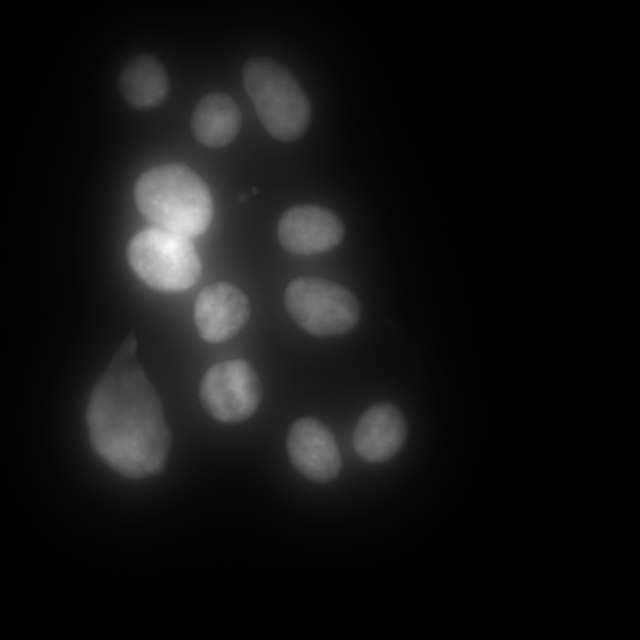
%> input picture project/data/CMV_smFISH/DAPI/DAPI_B.tif, 1280 x 1280 px (shown at 1/2 size)
$ octave image_B.m   (GNU Octave 9; MATLAB toolbox functions it lacks are replaced by stand-ins)
%> lines starting %> are read from the running program, lines starting %| are printed output that depends on the picture; in (x1, y1, x2, y2) boxes, pixels count from 0 and x2, y2 are one past the last pixel; in counts of white or black regions, pixels touching at a corner belong together; the program's own positions count from 1; long printed decimals are rounded
% IMAGES: B

%% GLOBAL VARIABLES
global area_size_thresh
global single_mrna_thresh
global nascent_intensity_thresh

% threshold area size for nuclei detection
area_size_thresh = 5000;

% threshold intensity for single mRNA molecule
single_mrna_thresh  = 0.02;

% threshold intensity for nascent mRNA at transcription site
nascent_intensity_thresh = 7;


%% STEP 1
% Load in DAPI and mRNA images
% Segment DAPI image into objects
% Calculate area of each object to isolate nuclei

fprintf('IMAGES: B\n')
fprintf('RUNNING STEP 1:\n\n')

addpath(genpath('data/CMV_smFISH/'));
dapi_file = 'DAPI/DAPI_B.tif';
mrna_file = 'mRNA/mRNA_B.tif';

dapi_img = im2double(imread(dapi_file));
%> dapi_img: size 1280x1280 double; min 0.00154, max 0.178, mean 0.015
mrna_img = im2double(imread(mrna_file));
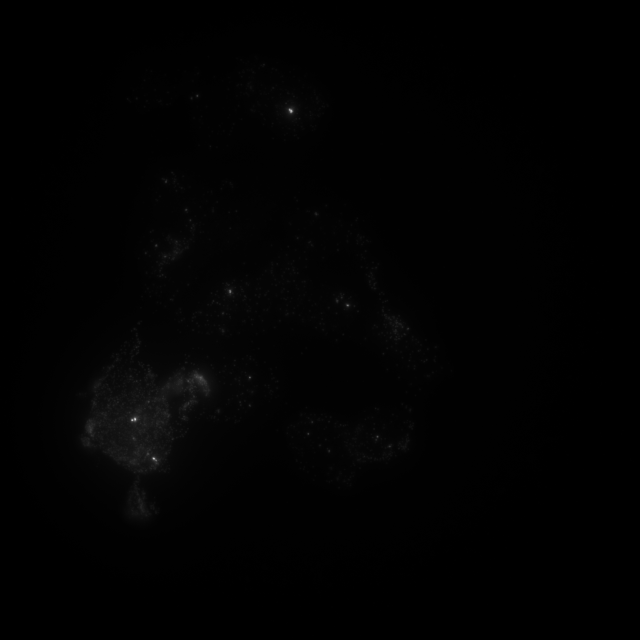
%> input picture project/data/CMV_smFISH/mRNA/mRNA_B.tif, 1280 x 1280 px (shown at 1/2 size)
%> mrna_img: size 1280x1280 double; min 0.00175, max 0.356, mean 0.00505

figure
imshow(dapi_img)
title('Original DAPI Image')

% figure
% imshow(mrna_img)
% title('Original mRNA Image')

[areas, labels, num_objects, num_nuclei, dapi_binary_img] = isolate_nuclei(dapi_img);
%> in isolate_nuclei, `binary_dapi = imbinarize(filtered_dapi, threshold);`:
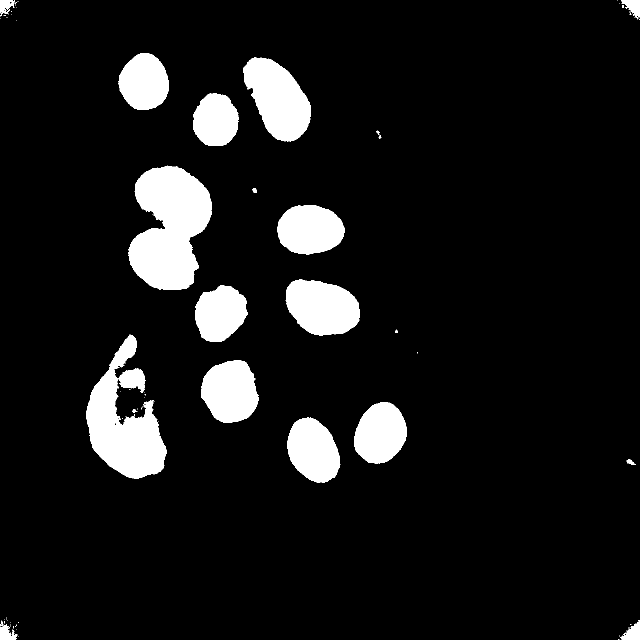
%> binary_dapi: size 1280x1280 logical (shown at 1/2 size); 9.1% white; 88 white regions (66 under 20 px), largest, box (x1, y1, x2, y2) and area: (257, 331, 423, 580) 28533, (172, 669, 333, 957) 23314, (486, 115, 622, 283) 14565
%> in isolate_nuclei, `filled_dapi = imfill(binary_dapi, 'holes');`: filled_dapi: size 1280x1280 logical; 9.1% white; 88 white regions (66 under 20 px), largest, box (x1, y1, x2, y2) and area: (257, 331, 423, 580) 28540, (172, 669, 333, 957) 23351, (486, 115, 622, 283) 14565
%> in isolate_nuclei, `mask = imextendedmin(D, 2);`: mask: size 1280x1280 logical; 0.07% white; 24 white regions, largest, box (x1, y1, x2, y2) and area: (346, 390, 371, 416) 91, (603, 457, 629, 462) 79, (620, 888, 631, 911) 76
%> in isolate_nuclei, `Ld2 = watershed(D2);`:
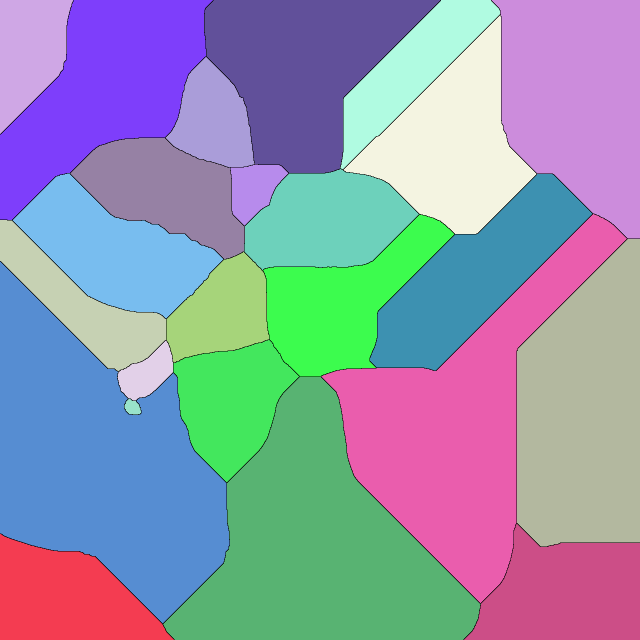
%> Ld2: size 1280x1280 uint8 (shown at 1/2 size); 25 distinct labels, from 0 to 24; one colour per label, 0 black
%> in isolate_nuclei, `dapi_img_2(Ld2 == 0) = 0;`: dapi_img_2: size 1280x1280 logical; 9.1% white; 89 white regions (64 under 20 px), largest, box (x1, y1, x2, y2) and area: (172, 738, 333, 957) 19776, (269, 331, 423, 476) 15343, (486, 115, 622, 283) 14565
%> in isolate_nuclei, `areas = table2array(regionprops('Table', dapi_img_2, 'Area'));`: areas = 89 values, max 19776 at index 33, min 1 at index 3, mean 1671
%> in isolate_nuclei, `num_nuclei = sum(areas > area_size_thresh);`: num_nuclei = 12
%> in isolate_nuclei, `[labels, num_objects] = bwlabel(dapi_img_2);`:
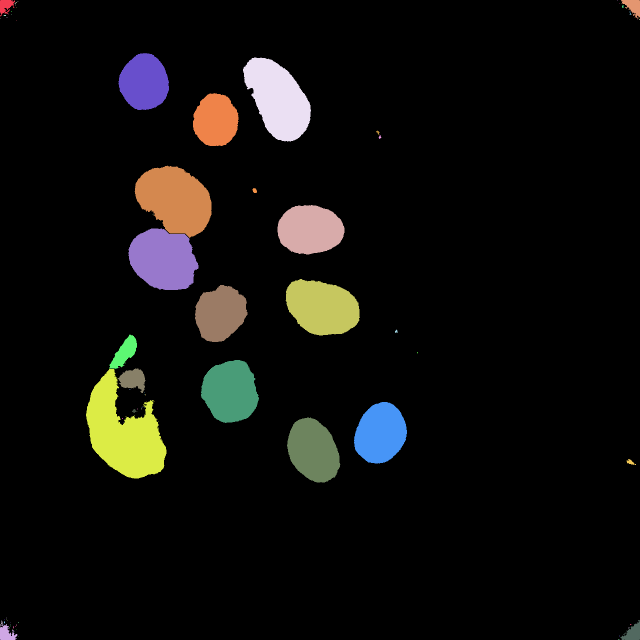
%> labels: size 1280x1280 double (shown at 1/2 size); 90 distinct labels, from 0 to 89; one colour per label, 0 black
%> in isolate_nuclei, `[labels, num_objects] = bwlabel(dapi_img_2);`: num_objects = 89
%> num_objects = 89; num_nuclei = 12
fprintf('There are %i detected nuclei.\n', num_nuclei)
%| There are 12 detected nuclei.
fprintf('###############################\n\n')


%% STEP 2
% Loop through each object and check if its a nucleus (>10000)
% If nucleus, then make a mask and isolate mRNA
% Calculate total intensity of each spot

fprintf('RUNNING STEP 2:\n\n')

all_spots = [];
for i = 1:num_objects
    if areas(i) > area_size_thresh
        nucleus_mask = (labels == i);
        [num_spots, intensities] = isolate_mrna(dapi_binary_img, mrna_img, nucleus_mask);

        all_spots = [all_spots; intensities];
    end
end
%> this loop made 89 passes
%> (pixel_intensity in isolate_mrna, areas in isolate_mrna, num_spots, all_spots) on pass 33: ([0.0334; 0.0193; 0.0172; 0.017; 0.0171; 0.0198; 0.0171], [18286; 10; 1; 1; 1; 7; 1], 7, [610.1; 0.193; 0.0172; 0.017; 0.0171; 0.138; 0.0171])
%> (areas in isolate_mrna, num_spots) on pass 37: ([5; 10; 1; 1; 3; 2; 2; 2], 8)
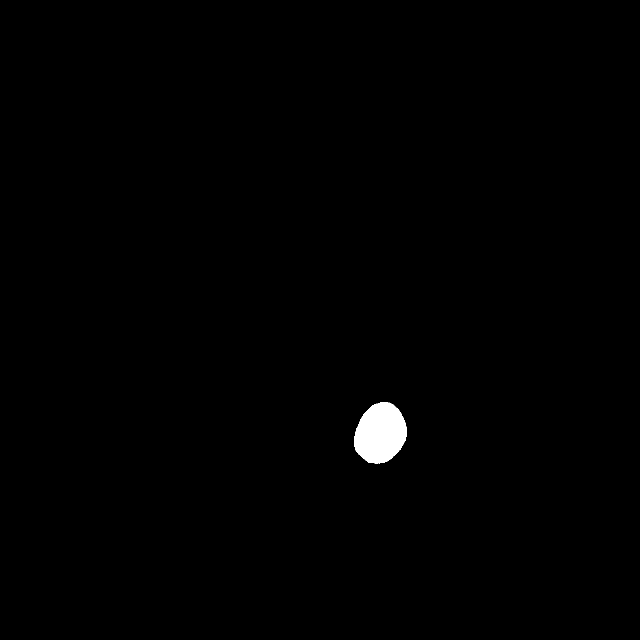
%> nucleus_mask: size 1280x1280 logical (shown at 1/2 size); 0.6% white; 1 white region, box (x1, y1, x2, y2) and area: (708, 804, 814, 927) 9751
%> after the loop, all_spots = 347 values, max 610.1 at index 1, min 0.017 at index 4, mean 2.36; intensities = 60 values, max 4.18 at index 28, min 0.0171 at index 9, mean 0.285; num_spots = 60

fprintf('###############################\n\n')

%% STEP 3
% Plot distribution of intensities for all cells

fprintf('RUNNING STEP 3:\n\n')

figure
histogram(all_spots(all_spots <= 0.1), 50)
title('Image B')
xlabel('Intensity')
ylabel('Frequency')
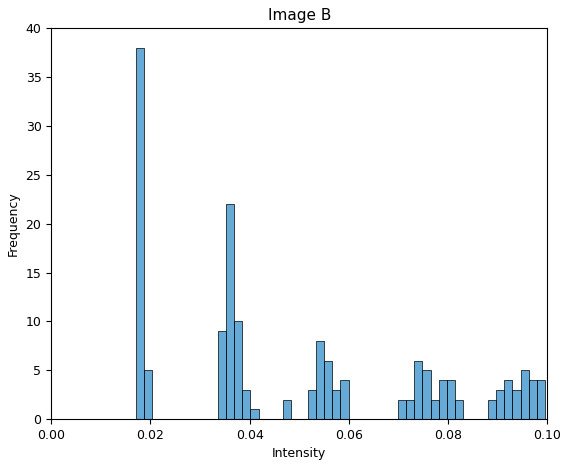
%> figure redrawn from the program's plot data; tallest bar 38 high, from x = 0.017 to 0.0187
% from histogram, appears that 0.02 is intensity for single mRNA
% this is equal to single_mrna_thresh

fprintf('###############################\n\n')


%% STEPS 4 and 5
% Calculate number of mRNA per cell
% Calculate total number of mRNA in image
% Check if any intensity spots for a single cell are very high (>100), and
% if so calculate the mRNA for that spot (at transcription site)

fprintf('RUNNING STEPS 4 & 5:\n\n')

% vector to store number of mRNA per cell
num_mrna = [];

% vector to store nascent mRNA (mRNA at transcription site) per cell
nascent_mrna = [];

fprintf('Checking cells for transcription sites...\n\n')
for i = 1:num_objects
    if areas(i) > area_size_thresh
        nucleus_mask = (labels == i);
        [num_spots, intensities] = isolate_mrna(dapi_binary_img, mrna_img, nucleus_mask);
        num_mrna = [num_mrna; sum(intensities)/single_mrna_thresh];
        % intensities
        if (1 <= sum(intensities > nascent_intensity_thresh)) && (sum(intensities > nascent_intensity_thresh) <= 2)
            fprintf('Cell has %i transcription site(s)\n', sum(intensities > nascent_intensity_thresh));
            nascent = sum(intensities(intensities > nascent_intensity_thresh))/single_mrna_thresh;
            nascent_mrna = [nascent_mrna; nascent];
        else
            nascent_mrna = [nascent_mrna; 0];
            fprintf('Cell does not have nascent mRNA\n')
        end
        fprintf('--------------------\n')
    end
end
%> this loop made 89 passes
%> (pixel_intensity in isolate_mrna, areas in isolate_mrna, intensities, num_spots, num_mrna, nascent, nascent_mrna) on pass 33: ([0.0334; 0.0193; 0.0172; 0.017; 0.0171; 0.0198; 0.0171], [18286; 10; 1; 1; 1; 7; 1], [610.1; 0.193; 0.0172; 0.017; 0.0171; 0.138; 0.0171], 7, 30523.3, 30503.3, 30503.3)
%> (areas in isolate_mrna, num_spots, num_mrna, nascent_mrna) on pass 37: ([5; 10; 1; 1; 3; 2; 2; 2], 8, [30523.3; 26.06], [30503.3; 0])
%| Cell has 1 transcription site(s)
%| --------------------
%| Cell does not have nascent mRNA
%| --------------------
%| Cell has 1 transcription site(s)
%| --------------------
%| Cell does not have nascent mRNA
%| --------------------
%> after the loop, nascent = 365.9; nascent_mrna = [30503.3; 0; 1293.3; 0; 0; 695.5; 2074.9; 1801.4; 0; 365.9; 0; 0]; num_mrna = [30523.3; 26.06; 1707; 418.4; 6.68; 1316.7; 2798.4; 2009.3; 149.9; 831.5; 246.8; 856.5]; num_spots = 60

% disp('Number of free mRNA per cell:')
% num_mrna
total_mrna = sum(num_mrna);
%> total_mrna = 40890.5
fprintf('There are %i total mRNA molecules in the image.\n\n', total_mrna)
%| There are 40890.5 total mRNA molecules in the image.

% disp('Number of nascent mRNA per cell:')
% nascent_mrna
total_nascent_mrna = sum(nascent_mrna);
%> total_nascent_mrna = 36734.3
fprintf('There are %i nascent mRNA molecules in the image.\n\n', total_nascent_mrna)
%| There are 36734.3 nascent mRNA molecules in the image.

total_free_mrna = total_mrna - total_nascent_mrna;
%> total_free_mrna = 4156.2
fprintf('There are %i free mRNA molecules in the image.\n\n', total_free_mrna)
%| There are 4156.17 free mRNA molecules in the image.

fprintf('Mean nascent mRNA per cell: %i\n', mean(nascent_mrna))
%| Mean nascent mRNA per cell: 3061.19
fprintf('Mean free mRNA per cell: %i\n\n', mean(num_mrna - nascent_mrna))
%| Mean free mRNA per cell: 346.347

fprintf('Variance nascent mRNA per cell: %i\n', var(nascent_mrna))
%| Variance nascent mRNA per cell: 7.52581e+07
fprintf('Variance free mRNA per cell: %i\n\n', var(num_mrna - nascent_mrna))
%| Variance free mRNA per cell: 81282.8

fprintf('CV nascent mRNA per cell: %i\n', std(nascent_mrna)/mean(nascent_mrna))
%| CV nascent mRNA per cell: 2.834
fprintf('CV free mRNA per cell: %i\n\n', std(num_mrna - nascent_mrna)/mean(num_mrna - nascent_mrna))
%| CV free mRNA per cell: 0.8232

cc = corr(nascent_mrna, (num_mrna - nascent_mrna));
%> cc = -0.334
fprintf('Correlation coefficient: %i\n\n', cc)
%| Correlation coefficient: -0.3345

figure
scatter(nascent_mrna, (num_mrna - nascent_mrna), 'filled');
xlabel('Nascent mRNA')
ylabel('Free mRNA')
title('Image B: Nascent mRNA vs. Free mRNA Per Cell')
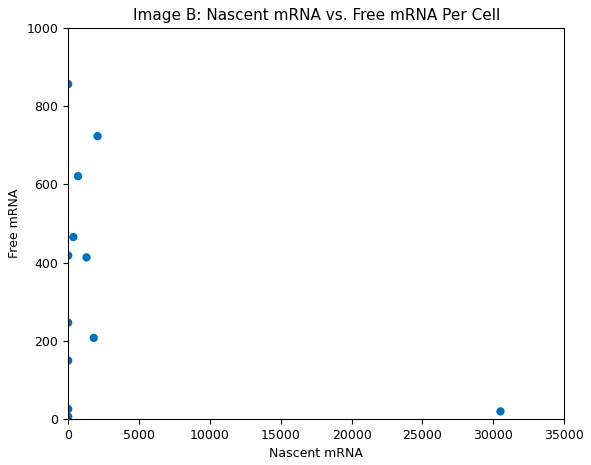
%> figure redrawn from the program's plot data

fprintf('###############################\n\n')


%% FUNCTIONS

function [areas, labels, num_objects, num_nuclei, dapi_img_2] = isolate_nuclei(dapi_img)
    global area_size_thresh

    % Reduce background noise using median filtering
    filtered_dapi = medfilt2(dapi_img, [3, 3]);

    % Adaptive thresholding to binarize the image
    threshold = adaptthresh(filtered_dapi, 0.5);
    binary_dapi = imbinarize(filtered_dapi, threshold);

    % Fill holes in the binary image
    filled_dapi = imfill(binary_dapi, 'holes');

    % Distance transform for watershed
    D = -bwdist(~filled_dapi);

    % Filtering out tiny local minimum
    mask = imextendedmin(D, 2);
    D2 = imimposemin(D, mask);
    Ld2 = watershed(D2);

    dapi_img_2 = filled_dapi;
    dapi_img_2(Ld2 == 0) = 0;

    figure
    imshow(dapi_img_2)
    title('Image B: Segmented DAPI Image')

    % Get areas of objects
    areas = table2array(regionprops('Table', dapi_img_2, 'Area'));
    num_nuclei = sum(areas > area_size_thresh);

    % Get object labels and number of objects
    [labels, num_objects] = bwlabel(dapi_img_2);
end


function [num_spots, intensities] = isolate_mrna(dapi_binary_img, mrna_img, nucleus_mask)
    % Apply thresholding to isolate mRNA signal
    level = multithresh(mrna_img);
    mrna_binary = imbinarize(mrna_img, level);

    % Isolate nucleus from mRNA image
    mrna_isolated = mrna_img.*nucleus_mask;
    mrna_binary_isolated = mrna_binary.*nucleus_mask;

    % Isolate nucleus from DAPI image
    dapi_binary_isolated = dapi_binary_img.*nucleus_mask;

    % [7 lines of commented-out code are left out]

    mrna_labeled = bwlabel(mrna_binary_isolated);

    pixel_intensity = table2array(regionprops('Table', mrna_labeled, mrna_isolated, 'MeanIntensity'));
    areas = table2array(regionprops('Table', mrna_labeled, 'Area'));
    intensities = areas.*pixel_intensity;
    num_spots = length(intensities);
end
